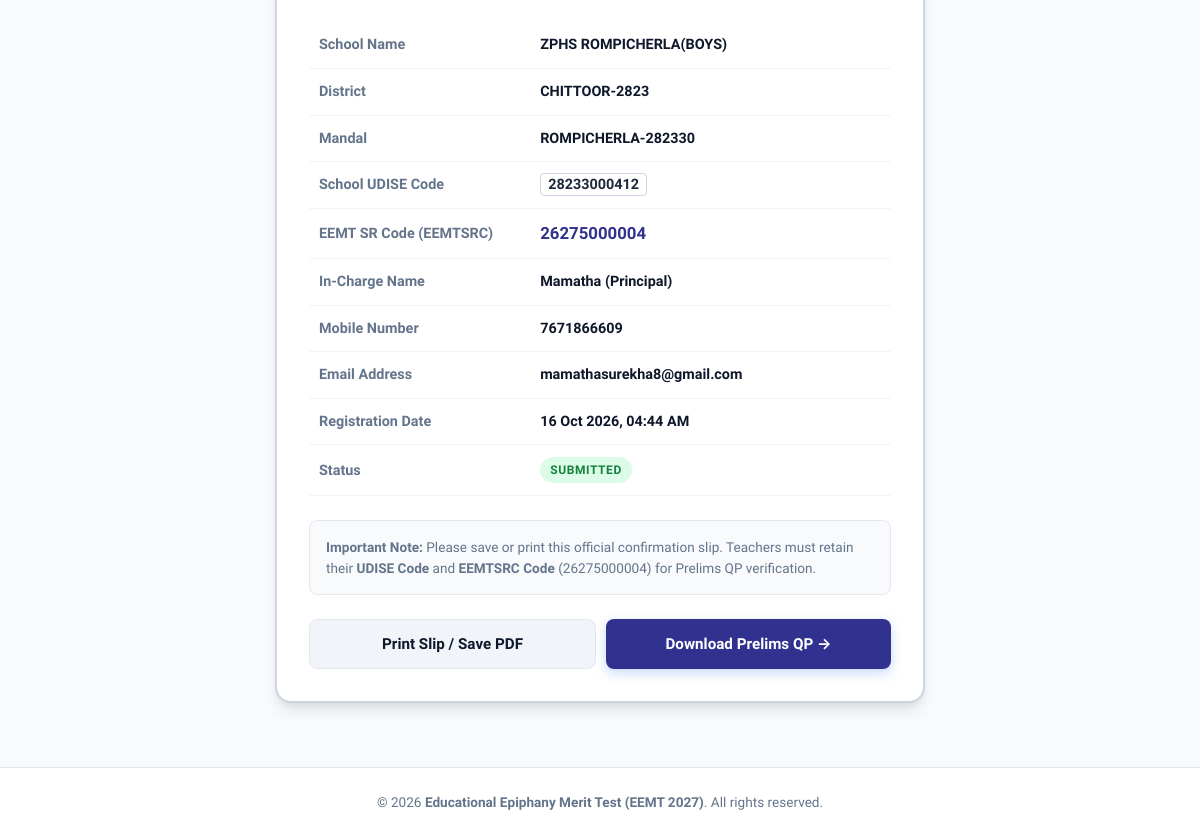
The page /register_success.php?ref=26275000004 (lower part) on the database as committed earlier.
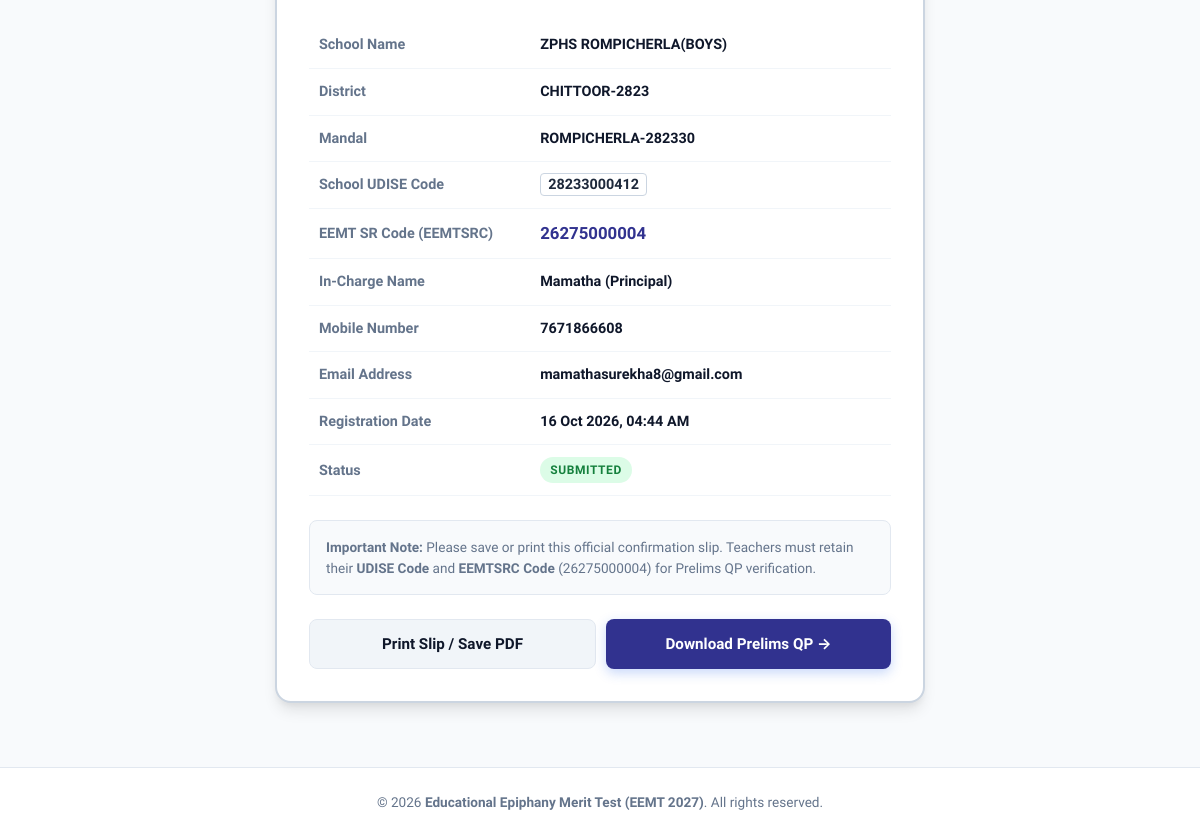
The same page on the database as committed later.
### tables this page shows
CREATE TABLE school_registrations_2027 (
            id INTEGER PRIMARY KEY AUTOINCREMENT,
            reference_id TEXT NOT NULL UNIQUE,
            school_id INTEGER NULL,
            district TEXT NOT NULL,
            mandal TEXT NOT NULL,
            school_name TEXT NOT NULL,
            unique_code TEXT NOT NULL,
            contact_person TEXT NOT NULL,
            designation TEXT NOT NULL,
            mobile TEXT NOT NULL,
            email TEXT NOT NULL,
            ip_address TEXT NULL,
            status TEXT DEFAULT 'submitted',
            created_at TEXT DEFAULT CURRENT_TIMESTAMP
        );

### register_success.php (the view, shortened to what this page needs)
<?php
$refId = trim($_GET['ref'] ?? '');
$pdo = getDB();
$stmt = $pdo->prepare("SELECT * FROM school_registrations_2027 WHERE reference_id = ? OR unique_code = ?");
$stmt->execute([$refId, $refId]);
$record = $stmt->fetch();
require_once __DIR__ . '/includes/header.php';
?>
<div class="slip-container">
    <div class="slip-body">
        <table class="slip-table">
            <tbody>
                <tr>
                    <th>School Name</th>
                    <td><?php echo htmlspecialchars($record['school_name']); ?></td>
                </tr>
                <tr>
                    <th>District</th>
                    <td><?php echo htmlspecialchars($record['district']); ?></td>
                </tr>
                <tr>
                    <th>Mandal</th>
                    <td><?php echo htmlspecialchars($record['mandal']); ?></td>
                </tr>
                <tr>
                    <th>School UDISE Code</th>
                    <td><code class="credential-badge"><?php echo htmlspecialchars($record['unique_code']); ?></code>
                    </td>
                </tr>
                <tr>
                    <th>EEMT SR Code (EEMTSRC)</th>
                    <td><strong
                            style="color: #31328f; font-size: 1.05rem;"><?php echo htmlspecialchars($record['reference_id']); ?></strong>
                    </td>
                </tr>
                <tr>
                    <th>In-Charge Name</th>
                    <td><?php echo htmlspecialchars($record['contact_person']); ?>
                        (<?php echo htmlspecialchars($record['designation']); ?>)</td>
                </tr>
                <tr>
                    <th>Mobile Number</th>
                    <td><a href="tel:<?php echo htmlspecialchars($record['mobile']); ?>"
                            style="color: inherit; text-decoration: none;"><?php echo htmlspecialchars($record['mobile']); ?></a>
                    </td>
                </tr>
                <tr>
                    <th>Email Address</th>
                    <td><a href="mailto:<?php echo htmlspecialchars($record['email']); ?>"
                            style="color: inherit; text-decoration: none; word-break: break-all;"><?php echo htmlspecialchars($record['email']); ?></a>
                    </td>
                </tr>
                <tr>
                    <th>Registration Date</th>
                    <td><?php echo htmlspecialchars(date('d M Y, h:i A', strtotime($record['created_at']))); ?></td>
                </tr>
                <tr>
                    <th>Status</th>
                    <td><span
                            class="badge badge-success"><?php echo strtoupper(htmlspecialchars($record['status'])); ?></span>
                    </td>
                </tr>
            </tbody>
        </table>
        <div class="slip-note">
            <strong>Important Note:</strong> Please save or print this official confirmation slip. Teachers must
            retain their <strong>UDISE Code</strong> and <strong>EEMTSRC Code</strong>
            (<code><?php echo htmlspecialchars($record['reference_id']); ?></code>) for Prelims QP verification.
        </div>
        <div class="btn-no-print slip-actions">
            <button onclick="window.print()" class="btn btn-secondary slip-action-btn">
                Print Slip / Save PDF
            </button>
            <a href="prelims_qp.php" class="btn btn-primary slip-action-btn">
                Download Prelims QP &rarr;
            </a>
        </div>
    </div>
</div>
<?php require_once __DIR__ . '/includes/footer.php'; ?>

### includes/header.php (shortened to what this page needs)
<?php
$inSubdir = in_array(basename(dirname($_SERVER['PHP_SELF'])), ['school', 'admin', 'staff']);
$rootPath = $inSubdir ? '../' : './';
?>
<!DOCTYPE html>
<html lang="en">
<head>
    <link rel="stylesheet" href="<?php echo $rootPath; ?>assets/css/app.css">
</head>
<body>
    <main class="main-content">

### includes/footer.php (shortened to what this page needs)
</main>
<footer>
    <div
        style="max-width: 1200px; margin: 0 auto; justify-content: center; display: flex;  align-items: center; flex-wrap: wrap; gap: 1rem;">
        <div>
            &copy; <?php echo date('Y'); ?> <strong>Educational Epiphany Merit Test (EEMT 2027)</strong>. All rights
            reserved.
        </div>
    </div>
</footer>
</body>
</html>

### assets/css/app.css (style rules this page uses)
:root { --primary: #31328f; --primary-hover: #262775; --primary-light: #ececf7; --primary-border: #c8c9eb; --secondary: #0f172a; --accent: #f59e0b; --success: #10b981; --success-light: #ecfdf5; --danger: #ef3b2d; --danger-light: #fef2f1; --bg-main: #f8fafc; --bg-card: #ffffff; --border: #e2e8f0; --text-main: #0f172a; --text-muted: #64748b; --text-light: #94a3b8; --shadow-sm: 0 1px 2px 0 rgba(0, 0, 0, 0.05); --shadow-md: 0 4px 6px -1px rgba(0, 0, 0, 0.1), 0 2px 4px -1px rgba(0, 0, 0, 0.06); --shadow-lg: 0 10px 15px -3px rgba(0, 0, 0, 0.1), 0 4px 6px -2px rgba(0, 0, 0, 0.05); --shadow-xl: 0 20px 25px -5px rgba(0, 0, 0, 0.1), 0 10px 10px -5px rgba(0, 0, 0, 0.04); --radius: 12px; --radius-sm: 8px; }
* { box-sizing: border-box; margin: 0; padding: 0; font-family: 'Plus Jakarta Sans', -apple-system, BlinkMacSystemFont, 'Segoe UI', Roboto, sans-serif; }
body { background-color: var(--bg-main); color: var(--text-main); min-height: 100vh; display: flex; flex-direction: column; line-height: 1.5; }
.main-content { flex: 1; padding: 2.5rem 1.25rem 4rem; max-width: 1150px; margin: 0 auto; width: 100%; }
.btn { display: inline-flex; align-items: center; justify-content: center; gap: 8px; padding: 0.85rem 1.75rem; font-size: 0.95rem; font-weight: 700; border-radius: var(--radius-sm); border: none; cursor: pointer; text-decoration: none; transition: all 0.2s ease; }
.btn-primary { background: var(--primary); color: white; box-shadow: 0 4px 12px rgba(37, 99, 235, 0.25); }
.btn-secondary { background: #f1f5f9; color: var(--secondary); border: 1px solid var(--border); }
.slip-container { max-width: 650px; margin: 0 auto; background: white; border: 2px solid #cbd5e1; border-radius: 16px; box-shadow: var(--shadow-lg); overflow: hidden; }
.slip-body { padding: 2rem; }
.credential-badge { background: #ffffff; border: 1px solid #cbd5e1; padding: 2px 7px; border-radius: 4px; font-weight: 600; color: #1e293b; font-family: inherit; }
.slip-table { width: 100%; border-collapse: collapse; margin-bottom: 1.5rem; }
.slip-table tr { border-bottom: 1px solid #f1f5f9; }
.slip-table th, .slip-table td { padding: 12px 10px; font-size: 0.9rem; vertical-align: middle; }
.slip-table th { color: var(--text-muted); text-align: left; width: 38%; font-weight: 600; }
.slip-table td { color: var(--text-main); font-weight: 600; }
.slip-note { background: #f8fafc; border: 1px solid var(--border); border-radius: 8px; padding: 1rem; margin-bottom: 1.5rem; font-size: 0.85rem; color: var(--text-muted); line-height: 1.5; }
.slip-actions { display: flex; gap: 10px; flex-wrap: wrap; }
.slip-action-btn { flex: 1; min-height: 44px; display: inline-flex; align-items: center; justify-content: center; font-size: 0.95rem; }
.badge { display: inline-block; padding: 4px 10px; border-radius: 9999px; font-size: 0.75rem; font-weight: 700; text-transform: uppercase; letter-spacing: 0.05em; }
.badge-success { background: #dcfce7; color: #15803d; }
footer { background: #ffffff; border-top: 1px solid var(--border); padding: 1.5rem; text-align: center; font-size: 0.85rem; color: var(--text-muted); margin-top: auto; }

Rows that differ between the two databases and show on the page:
changed school_registrations_2027 "ZPHS ROMPICHERLA(BOYS)": mobile "7671866609" → "7671866608"
